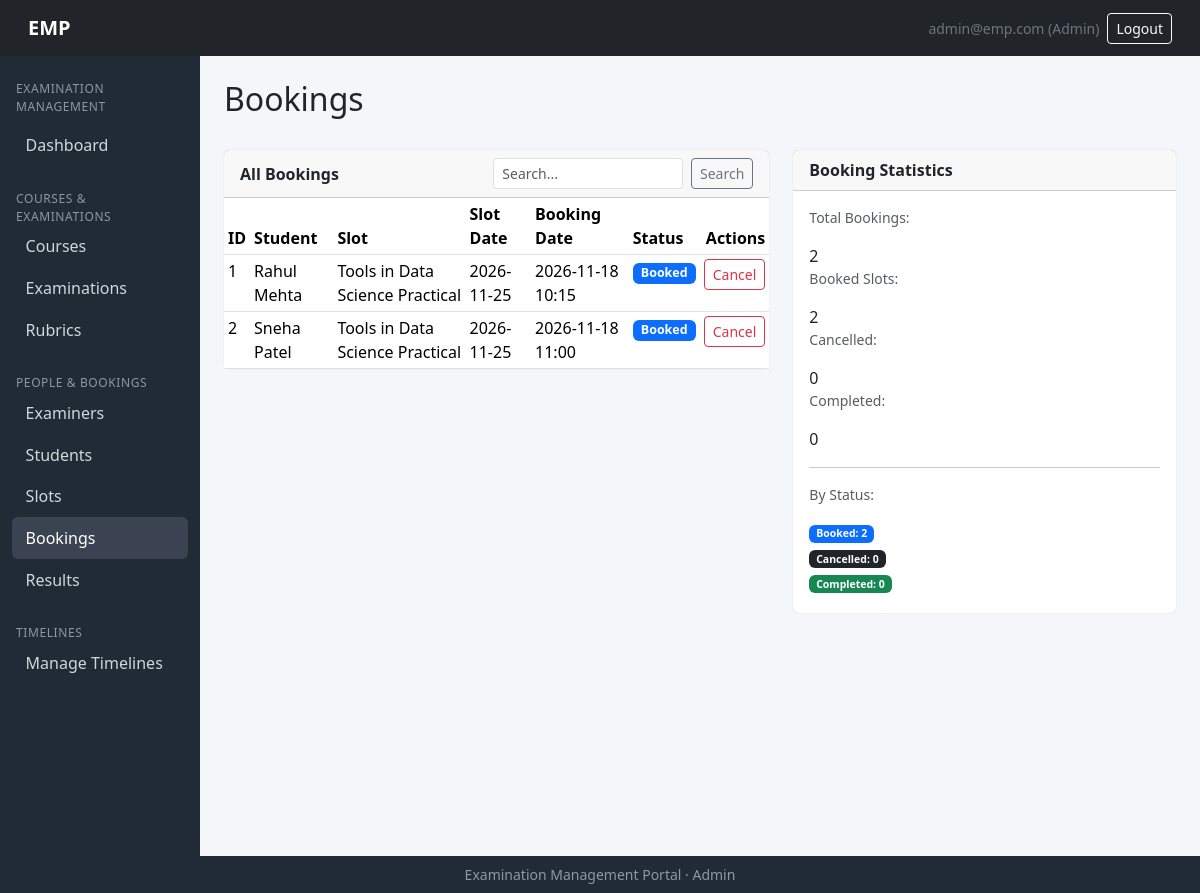
Screenshot of /admin/bookings (signed in) with the database file from the repository.
### models/models.py (models this page shows, shortened)
class User(db.Model, UserMixin):
    __tablename__ = "users"
    id = db.Column(db.Integer, primary_key=True)
    email   = db.Column(db.String(120), unique=True, nullable=False, index=True)
    password_hash = db.Column(db.String(256), nullable=False)
    role = db.Column(db.String(20), nullable=False)   # admin | examiner | student
    is_active = db.Column(db.Boolean, default=True)
    created_at= db.Column(db.DateTime, default=datetime.utcnow)
    examiner=db.relationship("Examiner", backref="user", uselist=False)
    student  = db.relationship("Student", backref="user", uselist=False)
    admin  =db.relationship("Admin", backref="user", uselist=False)

class Booking(db.Model):
    __tablename__ = "bookings"
    id    = db.Column(db.Integer, primary_key=True)
    student_id  = db.Column(db.Integer, db.ForeignKey("students.id"), nullable=False)
    slot_id  = db.Column(db.Integer, db.ForeignKey("examination_slots.id"), nullable=False)
    booking_date = db.Column(db.DateTime, default=datetime.utcnow)
    status  =db.Column(db.String(20), default="booked")       # booked|cancelled|completed
    evaluation   =db.relationship("Evaluation", backref="booking", uselist=False)
    __table_args__= (db.UniqueConstraint("student_id", "slot_id", name="uq_student_slot"),)

class Student(db.Model):
    __tablename__ = "students"
    id= db.Column(db.Integer, primary_key=True)
    user_id =db.Column(db.Integer, db.ForeignKey("users.id"), unique=True, nullable=False)
    roll_no = db.Column(db.String(50), unique=True, nullable=False)
    name= db.Column(db.String(120), nullable=False)
    phone=db.Column(db.String(30))
    course_id = db.Column(db.Integer, db.ForeignKey("courses.id"))
    year  =  db.Column(db.String(20))
    status =  db.Column(db.String(20), default="active")       # active|inactive
    course= db.relationship("Course", backref="students")
    bookings=db.relationship("Booking", backref="student")

class Examination(db.Model):
    __tablename__ = "examinations"
    id   = db.Column(db.Integer, primary_key=True)
    course_id = db.Column(db.Integer, db.ForeignKey("courses.id"), nullable=False)
    name     = db.Column(db.String(150), nullable=False)
    exam_type= db.Column(db.String(30), nullable=False)   # Viva|Practical|Project Demo|Assessment
    duration = db.Column(db.Integer, nullable=False)       # in minutes ig?
    max_marks = db.Column(db.Integer, nullable=False)
    slot_creation_start = db.Column(db.DateTime)
    slot_creation_end=db.Column(db.DateTime)
    slot_booking_start  = db.Column(db.DateTime)
    slot_booking_end  = db.Column(db.DateTime)
    status = db.Column(db.String(20), default="draft")  # draft|slot_creation|booking_open|closed|completed perhaps
    rubrics = db.relationship("Rubric", backref="exam")
    slots  = db.relationship("ExaminationSlot", backref="exam")

### routes/admin_routes.py (the view)
@admin_bp.route('/bookings')
def bookings():
    if not admin_only():
        return redirect(url_for('auth.login'))
    q = request.args.get('q', '').strip()
    query = Booking.query
    if q:
        query = query.join(Student).filter(Student.name.ilike(f'%{q}%'))
    booking_items = [{
        'id': b.id,
        'student_name': b.student.name if b.student else 'N/A',
        'slot_exam_name': b.slot.exam.name if (b.slot and b.slot.exam) else 'N/A',
        'slot_date': b.slot.date.strftime('%Y-%m-%d') if (b.slot and b.slot.date) else 'N/A',
        'booking_date': b.booking_date.strftime('%Y-%m-%d %H:%M') if b.booking_date else '',
        'status': b.status.capitalize()
    } for b in query.all()]
    booked_slots = Booking.query.filter_by(status='booked').count()
    cancelled = Booking.query.filter_by(status='cancelled').count()
    completed = Booking.query.filter_by(status='completed').count()
    stats = {
        'total_bookings': Booking.query.count(),
        'booked_slots': booked_slots,
        'cancelled': cancelled,
        'completed': completed
    }
    status_stats = [
        {'name': 'Booked', 'count': booked_slots, 'color': 'primary'},
        {'name': 'Cancelled', 'count': cancelled, 'color': 'dark'},
        {'name': 'Completed', 'count': completed, 'color': 'success'},
    ]
    return render_template('admin/bookings.html',
                           bookings=booking_items,
                           stats=stats,
                           status_stats=status_stats,
                           q=q)

### app.py (called while the page is built)
@login_manager.user_loader
def load_user(user_id):
    return User.query.get(int(user_id))

### routes/admin_routes.py (called while the page is built)
def admin_only():
    if current_user.role != 'admin':
        flash('Access denied.', 'danger')
        return False
    return True

### templates/admin/bookings.html (shortened to what this page needs)
{% extends "admin/base_admin.html" %}
{% import "admin/_macros.html" as macros %}
{% import "admin/_status.html" as status %}
{% block content %}
<div class="d-flex justify-content-between align-items-center mb-4">
    <h2>Bookings</h2>
</div>
<div class="row g-4">
    <div class="col-lg-7">
        <div class="card">
            <div class="card-header d-flex justify-content-between align-items-center">
                <span class="fw-semibold">All Bookings</span>
                <form method="GET" action="{{ url_for('admin.bookings') }}" class="d-flex gap-2" style="width:260px;">
                    <input type="text" name="q" class="form-control form-control-sm" placeholder="Search..." value="{{ q or '' }}">
                    <button type="submit" class="btn btn-sm btn-outline-secondary">Search</button>
                </form>
            </div>
            <div class="table-responsive">
                <table class="table table-sm table-hover mb-0">
                    <thead>
                        <tr>
                            <th>ID</th>
                            <th> Student</th>
                            <th>Slot</th>
                            <th>Slot Date</th>
                            <th>Booking Date</th>
                            <th>Status</th>
                            <th class= "text-end" >Actions</th>
                        </tr>
                    </thead>
                    <tbody>
                        {% for b in bookings %}
                            <tr>
                                <td>{{ b.id }}</td>
                                <td>{{ b.student_name }}</td>
                                <td>{{ b.slot_exam_name }}</td>
                                <td>{{ b.slot_date }}</td>
                                <td>{{ b.booking_date }}</td>
                                <td>{{ status.status_badge(b.status) }}</td>
                                <td class="text-end">
                                    {% if b.status == 'Booked' %}
                                        <form method="POST" action="{{ url_for('admin.booking_cancel', booking_id=b.id) }}" class="d-inline"
                                              onsubmit="return confirm('Cancel this booking?')">
                                            <button type="submit" class="btn btn-sm btn-outline-danger">Cancel</button>
                                        </form>
                                    {% endif %}
                                </td>
                            </tr>
                        {% else %}
                            <tr><td colspan="7" class="text-center text-muted py-4">No bookings found.</td></tr>
                        {% endfor %}
                    </tbody>
                </table>
            </div>
        </div>
    </div>
    <div class="col-lg-5">
        <div class="card">
            <div class="card-header fw-semibold">Booking Statistics</div>
            <div class="card-body">
                <p class="small text-muted">Total Bookings:</p>
                <div class="stat-num">{{ stats.total_bookings }}</div>
                <p class="small text-muted">Booked Slots:</p>
                <div class="stat-num">{{ stats.booked_slots }}</div>
                <p class="small text-muted">Cancelled:</p>
                <div class="stat-num">{{ stats.cancelled }}</div>
                <p class="small text-muted">Completed:</p>
                <div class="stat-num">{{ stats.completed }}</div>
                <hr class="my-3">
                <p class="small text-muted">By Status:</p>
                {% for s in status_stats %}
                    <p class="small mb-1"><span class="badge bg-{{ s.color }}">{{ s.name }}: {{ s.count }}</span></p>
                {% endfor %}
            </div>
        </div>
    </div>
</div>
{% endblock %}

### templates/admin/_status.html
{% macro status_badge(status) %}
{% set m = {
  'Draft':'secondary',
  'Slot Creation':'info',
  'Booking Open':'primary',
  'Closed':'warning',
  'Completed':'success',
  'Available':'success',
  'Full':'danger',
  'Cancelled':'dark',
  'Completed':'success',
  'Booked':'primary',
  'Cancelled':'dark',
  'Completed':'success',
  'Active':'success',
  'Inactive':'secondary',
  'Pending':'warning',
  'Approved':'success',
  'Rejected':'danger',
  'Open':'success',
  'Closed':'danger'
} %}
{% set color = m.get(status, 'secondary') %}
<span class="badge bg-{{ color }} badge-status">{{ status }}</span>
{% endmacro %}

### templates/base.html (shortened to what this page needs)
<!DOCTYPE html>
<html lang="en">
<head>
    <link href="https://cdn.jsdelivr.net/npm/bootstrap@5.3.3/dist/css/bootstrap.min.css" rel="stylesheet">
</head>
<body class="d-flex flex-column min-vh-100">
<nav class="navbar navbar-dark bg-dark px-3">
    <div class="container-fluid">
        <a class="navbar-brand" href="{{ url_for('auth.home') }}">EMP</a>
        <div class="d-flex align-items-center gap-2">
            {% if current_user.is_authenticated %}
                <span class="text-secondary small d-none d-sm-inline">{{ current_user.email }} ({{ current_user.role|capitalize }})</span>
                <a class="btn btn-outline-light btn-sm" href="{{ url_for('auth.logout') }}">Logout</a>
            {% endif %}
        </div>
    </div>
</nav>
<div class="container-fluid flex-grow-1">
    <div class="row">
        {% block sidebar %}
        <nav class="col-md-2 col-lg-2 sidebar d-none d-md-block py-3">
            {% block nav_links %}{% endblock %}
        </nav>
        {% endblock %}
        <main class="col-md-10 col-lg-10 p-4">
            {% block content %}{% endblock %}
        </main>
    </div>
</div>
<footer class="footer text-center py-2 mt-auto small">
    Examination Management Portal &middot; {{ current_user.role|capitalize if current_user.is_authenticated else '' }}
</footer>
</body>
</html>

### templates/base.html (style rules this page uses)
body { background:#f4f6f9; }
.navbar-brand { font-weight:700; }
.sidebar { background:#212b36; color:#cfd8dc; min-height:100vh; }
.card { border:0; box-shadow:0 0 1px rgba(0,0,0,.25); }
.footer { background:#212b36; color:#8a99a6; }
.badge-status { font-size:.78rem; }

### rows the page displays
User: email "admin@emp.com", role "Admin"
Booking: id "1", student_name "Rahul Mehta", slot_exam_name "Tools in Data Science Practical", slot_date "2026-11-25", booking_date "2026-11-18 10:15", status "Booked"
Booking: id "2", student_name "Sneha Patel", slot_exam_name "Tools in Data Science Practical", slot_date "2026-11-25", booking_date "2026-11-18 11:00", status "Booked"

### other values shown
{{ stats.total_bookings }} "2"
{{ stats.booked_slots }} "2"
{{ stats.cancelled }} "0"
{{ stats.completed }} "0"
{{ s.name }} "Booked" "Cancelled" "Completed"
{{ s.count }} "2" "0" "0"
